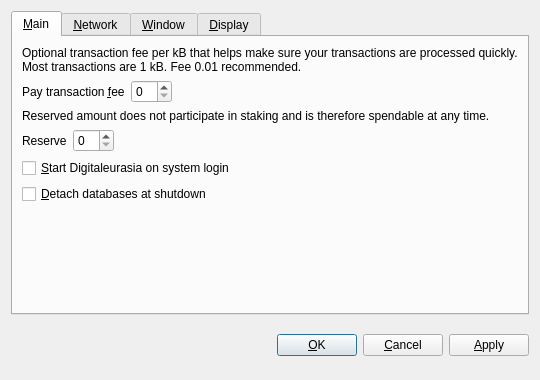
<?xml version="1.0" encoding="UTF-8"?>
<ui version="4.0">
 <class>OptionsDialog</class>
 <widget class="QDialog" name="OptionsDialog">
  <property name="geometry">
   <rect>
    <x>0</x>
    <y>0</y>
    <width>540</width>
    <height>380</height>
   </rect>
  </property>
  <property name="windowTitle">
   <string>Options</string>
  </property>
  <property name="modal">
   <bool>true</bool>
  </property>
  <layout class="QVBoxLayout" name="verticalLayout">
   <item>
    <widget class="QTabWidget" name="tabWidget">
     <property name="tabPosition">
      <enum>QTabWidget::North</enum>
     </property>
     <property name="currentIndex">
      <number>0</number>
     </property>
     <widget class="QWidget" name="tabMain">
      <attribute name="title">
       <string>&amp;Main</string>
      </attribute>
      <layout class="QVBoxLayout" name="verticalLayout_Main">
       <item>
        <widget class="QLabel" name="transactionFeeInfoLabel">
         <property name="text">
          <string>Optional transaction fee per kB that helps make sure your transactions are processed quickly. Most transactions are 1 kB. Fee 0.01 recommended.</string>
         </property>
         <property name="textFormat">
          <enum>Qt::PlainText</enum>
         </property>
         <property name="wordWrap">
          <bool>true</bool>
         </property>
        </widget>
       </item>
       <item>
        <layout class="QHBoxLayout" name="horizontalLayoutFee">
         <item>
          <widget class="QLabel" name="transactionFeeLabel">
           <property name="text">
            <string>Pay transaction &amp;fee</string>
           </property>
           <property name="textFormat">
            <enum>Qt::PlainText</enum>
           </property>
           <property name="buddy">
            <cstring>transactionFee</cstring>
           </property>
          </widget>
         </item>
         <item>
          <widget class="BitcoinAmountField" name="transactionFee"/>
         </item>
         <item>
          <spacer name="horizontalSpacerFee">
           <property name="orientation">
            <enum>Qt::Horizontal</enum>
           </property>
           <property name="sizeHint" stdset="0">
            <size>
             <width>40</width>
             <height>20</height>
            </size>
           </property>
          </spacer>
         </item>
        </layout>
       </item>
       <item>
        <widget class="QLabel" name="reserveBalanceInfoLabel">
         <property name="text">
          <string>Reserved amount does not participate in staking and is therefore spendable at any time.</string>
         </property>
         <property name="textFormat">
          <enum>Qt::PlainText</enum>
         </property>
         <property name="wordWrap">
          <bool>true</bool>
         </property>
        </widget>
       </item>
       <item>
        <layout class="QHBoxLayout" name="horizontalLayoutReserveBalance">
         <item>
          <widget class="QLabel" name="reserveBalanceLabel">
           <property name="text">
            <string>Reserve</string>
           </property>
           <property name="textFormat">
            <enum>Qt::PlainText</enum>
           </property>
           <property name="buddy">
            <cstring>reserveBalance</cstring>
           </property>
          </widget>
         </item>
         <item>
          <widget class="BitcoinAmountField" name="reserveBalance"/>
         </item>
         <item>
          <spacer name="horizontalSpacerReserveBalance">
           <property name="orientation">
            <enum>Qt::Horizontal</enum>
           </property>
           <property name="sizeHint" stdset="0">
            <size>
             <width>40</width>
             <height>20</height>
            </size>
           </property>
          </spacer>
         </item>
        </layout>
       </item>
       <item>
        <widget class="QCheckBox" name="bitcoinAtStartup">
         <property name="toolTip">
          <string>Automatically start Digitaleurasia after logging in to the system.</string>
         </property>
         <property name="text">
          <string>&amp;Start Digitaleurasia on system login</string>
         </property>
        </widget>
       </item>
       <item>
        <widget class="QCheckBox" name="detachDatabases">
         <property name="toolTip">
          <string>Detach block and address databases at shutdown. This means they can be moved to another data directory, but it slows down shutdown. The wallet is always detached.</string>
         </property>
         <property name="text">
          <string>&amp;Detach databases at shutdown</string>
         </property>
        </widget>
       </item>
       <item>
        <spacer name="verticalSpacer_Main">
         <property name="orientation">
          <enum>Qt::Vertical</enum>
         </property>
         <property name="sizeHint" stdset="0">
          <size>
           <width>20</width>
           <height>40</height>
          </size>
         </property>
        </spacer>
       </item>
      </layout>
     </widget>
     <widget class="QWidget" name="tabNetwork">
      <attribute name="title">
       <string>&amp;Network</string>
      </attribute>
      <layout class="QVBoxLayout" name="verticalLayout_Network">
       <item>
        <widget class="QCheckBox" name="mapPortUpnp">
         <property name="toolTip">
          <string>Automatically open the Digitaleurasia client port on the router. This only works when your router supports UPnP and it is enabled.</string>
         </property>
         <property name="text">
          <string>Map port using &amp;UPnP</string>
         </property>
        </widget>
       </item>
       <item>
        <widget class="QCheckBox" name="connectSocks">
         <property name="toolTip">
          <string>Connect to the Digitaleurasia network through a SOCKS proxy (e.g. when connecting through Tor).</string>
         </property>
         <property name="text">
          <string>&amp;Connect through SOCKS proxy:</string>
         </property>
        </widget>
       </item>
       <item>
        <layout class="QHBoxLayout" name="horizontalLayout_Network">
         <item>
          <widget class="QLabel" name="proxyIpLabel">
           <property name="text">
            <string>Proxy &amp;IP:</string>
           </property>
           <property name="textFormat">
            <enum>Qt::PlainText</enum>
           </property>
           <property name="buddy">
            <cstring>proxyIp</cstring>
           </property>
          </widget>
         </item>
         <item>
          <widget class="QValidatedLineEdit" name="proxyIp">
           <property name="maximumSize">
            <size>
             <width>140</width>
             <height>16777215</height>
            </size>
           </property>
           <property name="toolTip">
            <string>IP address of the proxy (e.g. 127.0.0.1)</string>
           </property>
          </widget>
         </item>
         <item>
          <widget class="QLabel" name="proxyPortLabel">
           <property name="text">
            <string>&amp;Port:</string>
           </property>
           <property name="textFormat">
            <enum>Qt::PlainText</enum>
           </property>
           <property name="buddy">
            <cstring>proxyPort</cstring>
           </property>
          </widget>
         </item>
         <item>
          <widget class="QLineEdit" name="proxyPort">
           <property name="maximumSize">
            <size>
             <width>55</width>
             <height>16777215</height>
            </size>
           </property>
           <property name="toolTip">
            <string>Port of the proxy (e.g. 9050)</string>
           </property>
          </widget>
         </item>
         <item>
          <widget class="QLabel" name="socksVersionLabel">
           <property name="text">
            <string>SOCKS &amp;Version:</string>
           </property>
           <property name="textFormat">
            <enum>Qt::PlainText</enum>
           </property>
           <property name="buddy">
            <cstring>socksVersion</cstring>
           </property>
          </widget>
         </item>
         <item>
          <widget class="QValueComboBox" name="socksVersion">
           <property name="toolTip">
            <string>SOCKS version of the proxy (e.g. 5)</string>
           </property>
          </widget>
         </item>
         <item>
          <spacer name="horizontalSpacer_Network">
           <property name="orientation">
            <enum>Qt::Horizontal</enum>
           </property>
           <property name="sizeHint" stdset="0">
            <size>
             <width>40</width>
             <height>20</height>
            </size>
           </property>
          </spacer>
         </item>
        </layout>
       </item>
       <item>
        <spacer name="verticalSpacer_Network">
         <property name="orientation">
          <enum>Qt::Vertical</enum>
         </property>
         <property name="sizeHint" stdset="0">
          <size>
           <width>20</width>
           <height>40</height>
          </size>
         </property>
        </spacer>
       </item>
      </layout>
     </widget>
     <widget class="QWidget" name="tabWindow">
      <attribute name="title">
       <string>&amp;Window</string>
      </attribute>
      <layout class="QVBoxLayout" name="verticalLayout_Window">
       <item>
        <widget class="QCheckBox" name="minimizeToTray">
         <property name="toolTip">
          <string>Show only a tray icon after minimizing the window.</string>
         </property>
         <property name="text">
          <string>&amp;Minimize to the tray instead of the taskbar</string>
         </property>
        </widget>
       </item>
       <item>
        <widget class="QCheckBox" name="minimizeOnClose">
         <property name="toolTip">
          <string>Minimize instead of exit the application when the window is closed. When this option is enabled, the application will be closed only after selecting Quit in the menu.</string>
         </property>
         <property name="text">
          <string>M&amp;inimize on close</string>
         </property>
        </widget>
       </item>
       <item>
        <spacer name="verticalSpacer_Window">
         <property name="orientation">
          <enum>Qt::Vertical</enum>
         </property>
         <property name="sizeHint" stdset="0">
          <size>
           <width>20</width>
           <height>40</height>
          </size>
         </property>
        </spacer>
       </item>
      </layout>
     </widget>
     <widget class="QWidget" name="tabDisplay">
      <attribute name="title">
       <string>&amp;Display</string>
      </attribute>
      <layout class="QVBoxLayout" name="verticalLayout_Display">
       <item>
        <layout class="QHBoxLayout" name="horizontalLayout_1_Display">
         <item>
          <widget class="QLabel" name="langLabel">
           <property name="text">
            <string>User Interface &amp;language:</string>
           </property>
           <property name="textFormat">
            <enum>Qt::PlainText</enum>
           </property>
           <property name="buddy">
            <cstring>lang</cstring>
           </property>
          </widget>
         </item>
         <item>
          <widget class="QValueComboBox" name="lang">
           <property name="toolTip">
            <string>The user interface language can be set here. This setting will take effect after restarting Digitaleurasia.</string>
           </property>
          </widget>
         </item>
        </layout>
       </item>
       <item>
        <layout class="QHBoxLayout" name="horizontalLayout_2_Display">
         <item>
          <widget class="QLabel" name="unitLabel">
           <property name="text">
            <string>&amp;Unit to show amounts in:</string>
           </property>
           <property name="textFormat">
            <enum>Qt::PlainText</enum>
           </property>
           <property name="buddy">
            <cstring>unit</cstring>
           </property>
          </widget>
         </item>
         <item>
          <widget class="QValueComboBox" name="unit">
           <property name="toolTip">
            <string>Choose the default subdivision unit to show in the interface and when sending coins.</string>
           </property>
          </widget>
         </item>
        </layout>
       </item>
       <item>
        <widget class="QCheckBox" name="displayAddresses">
         <property name="toolTip">
          <string>Whether to show Digitaleurasia addresses in the transaction list or not.</string>
         </property>
         <property name="text">
          <string>&amp;Display addresses in transaction list</string>
         </property>
        </widget>
       </item>
       <item>
        <widget class="QCheckBox" name="coinControlFeatures">
         <property name="toolTip">
          <string>Whether to show coin control features or not.</string>
         </property>
         <property name="text">
          <string>Display coin &amp;control features (experts only!)</string>
         </property>
        </widget>
       </item>
       <item>
        <widget class="QCheckBox" name="minimizeCoinAge"> 
         <property name="toolTip"> 
          <string>Whether to select the coin outputs randomly or with minimal coin age.</string> 
         </property> 
         <property name="text"> 
          <string>Minimize weight consumption (experimental)</string> 
         </property> 
        </widget> 
       </item> 
       <item>
        <spacer name="verticalSpacer_Display">
         <property name="orientation">
          <enum>Qt::Vertical</enum>
         </property>
         <property name="sizeHint" stdset="0">
          <size>
           <width>20</width>
           <height>40</height>
          </size>
         </property>
        </spacer>
       </item>
      </layout>
     </widget>
    </widget>
   </item>
   <item>
    <layout class="QHBoxLayout" name="horizontalLayout_Buttons">
     <item>
      <spacer name="horizontalSpacer_1">
       <property name="orientation">
        <enum>Qt::Horizontal</enum>
       </property>
       <property name="sizeHint" stdset="0">
        <size>
         <width>40</width>
         <height>48</height>
        </size>
       </property>
      </spacer>
     </item>
     <item>
      <widget class="QLabel" name="statusLabel">
       <property name="font">
        <font>
         <weight>75</weight>
         <bold>true</bold>
        </font>
       </property>
       <property name="text">
        <string/>
       </property>
       <property name="textFormat">
        <enum>Qt::PlainText</enum>
       </property>
       <property name="wordWrap">
        <bool>true</bool>
       </property>
      </widget>
     </item>
     <item>
      <spacer name="horizontalSpacer_2">
       <property name="orientation">
        <enum>Qt::Horizontal</enum>
       </property>
       <property name="sizeHint" stdset="0">
        <size>
         <width>40</width>
         <height>48</height>
        </size>
       </property>
      </spacer>
     </item>
     <item>
      <widget class="QPushButton" name="okButton">
       <property name="text">
        <string>&amp;OK</string>
       </property>
      </widget>
     </item>
     <item>
      <widget class="QPushButton" name="cancelButton">
       <property name="text">
        <string>&amp;Cancel</string>
       </property>
       <property name="autoDefault">
        <bool>false</bool>
       </property>
      </widget>
     </item>
     <item>
      <widget class="QPushButton" name="applyButton">
       <property name="text">
        <string>&amp;Apply</string>
       </property>
       <property name="autoDefault">
        <bool>false</bool>
       </property>
      </widget>
     </item>
    </layout>
   </item>
  </layout>
 </widget>
 <customwidgets>
  <customwidget>
   <class>BitcoinAmountField</class>
   <extends>QSpinBox</extends>
   <header>bitcoinamountfield.h</header>
  </customwidget>
  <customwidget>
   <class>QValueComboBox</class>
   <extends>QComboBox</extends>
   <header>qvaluecombobox.h</header>
  </customwidget>
  <customwidget>
   <class>QValidatedLineEdit</class>
   <extends>QLineEdit</extends>
   <header>qvalidatedlineedit.h</header>
  </customwidget>
 </customwidgets>
 <resources/>
 <connections/>
</ui>
